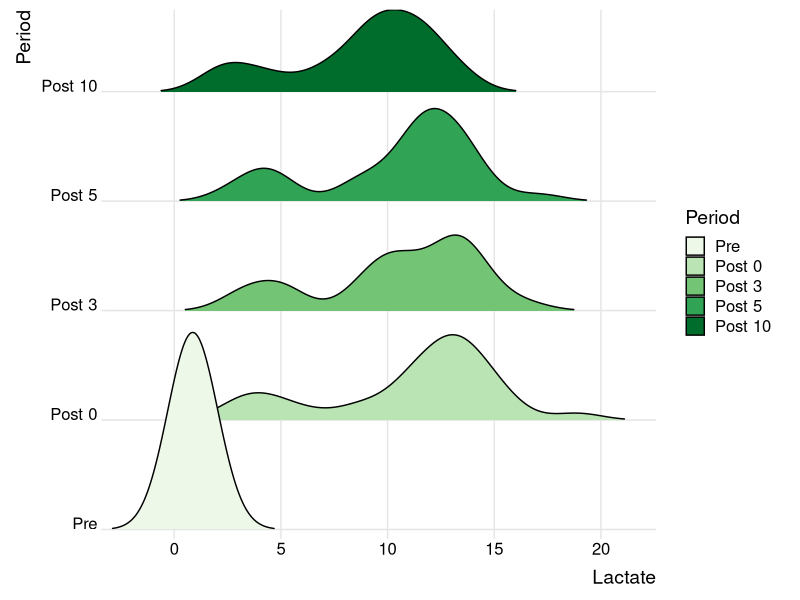

This chart was generated by the following R code: (Note: this script raises an error after producing the figure.)
library(readxl)
Lactate_Data <- read_excel("Lactate_Data.xlsx")
View(Lactate_Data)
attach(Lactate_Data)

library(tidyverse)

Lactate_Data <- Lactate_Data %>% pivot_longer(Pre:`Post 10`, names_to = 
                                                "Period", values_to = "Lactate")

Lactate_Data <- Lactate_Data %>% rename(Sex = Gender) %>% 
                 mutate(Sex = case_when(Sex == "M"  ~ "Male", 
                                        Sex =="F" ~ "Female"))

Lactate_Data$Period <- factor(Lactate_Data$Period)

Lactate_Data$Period <- ordered(Lactate_Data$Period, 
                               levels = c("Pre","Post 0",
                               "Post 3","Post 5","Post 10"))

library(writexl)
write_xlsx(Lactate_Data,"Lactate_Data2.xlsx")



  #distribution test
library(rstatix)
Lactate_Data %>% group_by(Period) %>% shapiro_test(Lactate)

# Distribution plots
library(ggplot2)
library(ggridges)
Lactate_Data %>% ggplot(aes(x=Lactate,y=Period, fill=Period)) +
  geom_density_ridges(rel_min_height = 0.005) +
  scale_y_discrete(expand = c(0.01, 0)) +
  scale_x_continuous(expand = c(0.01, 0)) + 
  scale_fill_brewer(palette = 5) +
  theme_ridges() 



library(lme4)
library(lmerTest)

LmemModel <- lmer(Lactate ~ Period + (1|ID), data = Lactate_Data)

summary(LmemModel)
Anova(LmemModel)

# GLMM model
#test of the random effects in the model
rand(GlmmModel)

library(kableExtra)

pwc <- Lactate_Data %>% pairwise_t_test(Lactate ~ Period, paired = T,
                  p.adjust.method	= "holm")
pwc %>% kable()%>%
  kable_classic_2(full_width = F)


# Effect size Cohen's D with Hedge's g correction for small sample size
effect <- Lactate_Data %>% cohens_d(Lactate ~ Period,
                 paired = TRUE, hedges.correction = TRUE)
effect %>% kable()%>%
  kable_classic_2(full_width = F)


Lactate_Data %>%
  ggplot(aes(x=Period,y=Lactate, fill=Period)) + geom_boxplot() +
  geom_jitter() +
  scale_fill_brewer(palette="Spectral") + ylab("Lactate (mmol/L)") +
  theme_bw()
             


library(ggpubr)
ggboxplot(Lactate_Data, x = "Period", y = "Lactate",
        color = "Period", palette = get_palette("Dark2", 8),
        ylab = ylab("Lactate (mmol/L)")) +
  stat_pvalue_manual(pwc,hide.ns = TRUE, y.position = 20, 
                     step.increase = 0.1) + geom_jitter()


Lactate_Plot <- ggboxplot(Lactate_Data, x = "Period", y = "Lactate",
          color = "Period", palette = get_palette("Dark2", 8),
          ylab = ylab("Blood Lactate (mmol/L)"))  +
  stat_pvalue_manual(pwc,hide.ns = TRUE, y.position = 20, 
                     step.increase = 0.1)
ggsave("Lactate_plot.png")



NSCA_2022 <- read_excel("NSCA_2022.xlsx")
View(NSCA_2022)

statpvalue <- NSCA_2022 %>% filter(is.na(JH) == FALSE) %>%  t_test(JH  ~ Period, paired = TRUE)

JH_plot <- NSCA_2022 %>% filter(is.na(JH) == FALSE) %>% 
  ggboxplot(x = "Period", y = "JH",
                color = "Period", palette = c("#00AFBB", "#E7B800"),
                order = c("Pre", "Post 0"),
                ylab = "Jump Height (m)", xlab = "Groups")+  
  stat_compare_means(method = "t.test", paired = TRUE, bracket.size = 10,
                     label.x = 1.4, 
                     label.y = .7) 


ggarrange(Lactate_Plot,JH_plot,
          labels = c("A","B"))
ggsave("NSCA_Plot.png")

ggsave("JH_plot.png")
library(rstatix)
cor <- cor.test(NSCA_2022$Lactate, NSCA_2022$JH, method = "pearson",
                exact=FALSE)
cor$p
plot(NSCA_2022$Lactate,NSCA_2022$JH)
